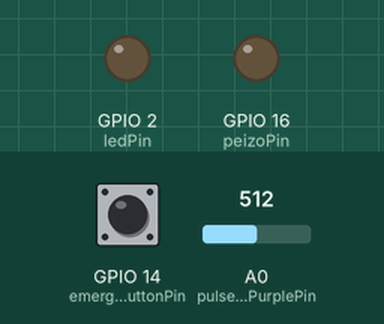
This sketch was run on a simulated ESP8266 (NodeMCU). Shown: output pins drawn as LEDs (lit = HIGH). The test bench sets the inputs (shaded band); at power-on: GPIO 14 (emergencyButtonPin) HIGH, A0 (pulseSensorPurplePin) = 512. WiFi joins after 1.5 s; servers stay silent unless stated; uploads are accepted with an empty reply; the local clock reads 2024-03-15 10:24:30 at power-on unless the sketch sets it; what the sketch prints to the serial monitor is not drawn.

Above: at 10.7 s.
At 38.5 s:
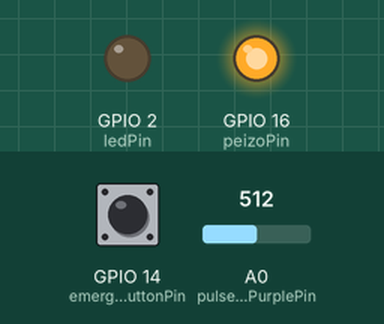
Timing chart, 0 to 53.5 s (numbered marks = the images above):
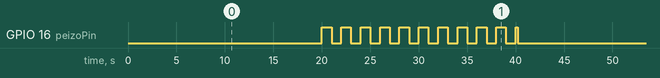

The sketch:

main.ino
```cpp
#include <ESP8266WiFi.h>
#include <WiFiClientSecure.h>
#include <ArduinoJson.h>
#include <ESP8266HTTPClient.h>

// Wi-Fi and server configuration
#define WIFI_SSID "이재민의 iPhone"
#define WIFI_PASS "1234qwer"
#define SERVER_IP "43.201.83.172:3000"

// Pins
const int ledPin = 2;
const int peizoPin = 16;
const int emergencyButtonPin = 14;
const int pulseSensorPurplePin = A0;

// 위급 상황 감지 변수
unsigned long lastHeartbeatTime = 0;
unsigned long lastEmergencyButtonPressTime = 0;

int Signal;


// Fall detection threshold
const int Threshold = 550;
int heartRate = 15;
int heartDownCount = 0;
int buttonWatingCount = 0;
bool imageCapture = false;
String response;

const char* deviceId = "arduino";

// Function prototypes
void setupWiFi();
void syncTime();
void sendHttpPostRequest(const char* path, const char* requestBody, String& responseMessage);
void registerDevice(const char* deviceId, String& responseMessage);
void detectFall(const char* deviceId, int heartRate, bool imageCapture, String& responseMessage);

void setup() {
  pinMode(ledPin, OUTPUT);
  pinMode(peizoPin, OUTPUT);
  pinMode(emergencyButtonPin, INPUT_PULLUP);

  Serial.begin(115200);

  setupWiFi();
  syncTime();

  // Set up client for insecure connections (not recommended for production)
  WiFiClientSecure client;
  client.setInsecure();

  // // Register Device
  // registerDevice(deviceId, response);
  // Serial.println("Device Registration Response: " + response);
}

void setupWiFi() {
  Serial.println();
  Serial.print("Connecting to ");
  Serial.println(WIFI_SSID);

  WiFi.mode(WIFI_STA);
  WiFi.begin(WIFI_SSID, WIFI_PASS);

  while (WiFi.status() != WL_CONNECTED) {
    delay(500);
    Serial.print(".");
  }

  Serial.println("");
  Serial.println("WiFi connected");
  Serial.print("IP address: ");
  Serial.println(WiFi.localIP());
}

void syncTime() {
  configTime(3 * 3600, 0, "pool.ntp.org", "time.nist.gov");

  Serial.print("Waiting for NTP time sync: ");
  time_t now = time(nullptr);

  while (now < 8 * 3600 * 2) {
    delay(500);
    Serial.print(".");
    now = time(nullptr);
  }

  Serial.println("");
  struct tm timeinfo;
  gmtime_r(&now, &timeinfo);
  Serial.print("Current time: ");
  Serial.print(asctime(&timeinfo));
}

void sendHttpPostRequest(const char* path, const char* requestBody, String& responseMessage) {
  if (WiFi.status() != WL_CONNECTED) {
    return;
  }

  WiFiClient client;
  HTTPClient http;

  String url = "http://" + String(SERVER_IP) + String(path);
  http.begin(client, url);
  http.addHeader("Content-Type", "application/json");

  int httpCode = http.POST(requestBody);

  if (httpCode > 0) {
    Serial.printf("[HTTP] POST... code: %d\n", httpCode);

    if (httpCode == HTTP_CODE_OK) {
      String payload = http.getString();
      responseMessage = payload;
      Serial.println("Received payload:\n<<");
      Serial.println(payload);
      Serial.println(">>");
    }
  } else {
    Serial.printf("[HTTP] POST... failed, error: %s\n", http.errorToString(httpCode).c_str());
  }

  http.end();
}

void registerDevice(const char* deviceId, String& responseMessage) {
  const char* path = "/register/";
  String requestBody = "{\"deviceId\": \"" + String(deviceId) + "\"}";
  sendHttpPostRequest(path, requestBody.c_str(), responseMessage);
}

void detectFall(const char* deviceId, int heartRate, bool imageCapture, String& responseMessage) {
  const char* path = "/fall-detection/";
  String requestBody = "{\"deviceId\": \"" + String(deviceId) + "\","
                      "\"heartRate\": " + String(heartRate) + ","
                      "\"imageCapture\": " + String(imageCapture ? "true" : "false") + "}";
  sendHttpPostRequest(path, requestBody.c_str(), responseMessage);
}

void loop() {
  unsigned long currentTime = millis();  // 현재 시간을 밀리초 단위로 가져옴

  // 심박수 감지
  Signal = analogRead(pulseSensorPurplePin);
  Signal = 200; // 시연용 코드
  if (Signal > Threshold) {
    lastHeartbeatTime = currentTime;  // 심박수가 감지될 때마다 시간 갱신
    lastEmergencyButtonPressTime = currentTime;
  } else {
    // 1분 동안 심박수가 감지되지 않을 때
    // 시연용으로 20초로 변경
    if (currentTime - lastHeartbeatTime >= 20000) {


      // 부저 울림
      if (currentTime % 2000 < 1000) {
        digitalWrite(peizoPin, HIGH);
      } else {
        digitalWrite(peizoPin, LOW);
      }

      // 버튼 체크
      int buttonState = digitalRead(emergencyButtonPin);

      if (buttonState == LOW) {
        lastHeartbeatTime = currentTime;
        lastEmergencyButtonPressTime = currentTime;
        digitalWrite(peizoPin, LOW);
      }

      // 버튼 안누른 지 20초가 지나면
      if (buttonState == HIGH && currentTime - lastEmergencyButtonPressTime >= 40000) {
        // 서버 전송
        detectFall(deviceId, heartRate, imageCapture, response);
        Serial.println("Fall Detection Response: " + response);

        lastHeartbeatTime = currentTime;
        lastEmergencyButtonPressTime = currentTime;
        digitalWrite(peizoPin, LOW);
      }
    }
  }

  delay(10);
}
```

Measured:
- by itself, GPIO 16 (peizoPin): repeats every 40.0 s: HIGH 0.20 s, LOW 19.8 s, 10 × (HIGH 0.99 s, LOW 1.0 s)
- by itself, everything shown: repeats every 40.0 s, in 22 steps
